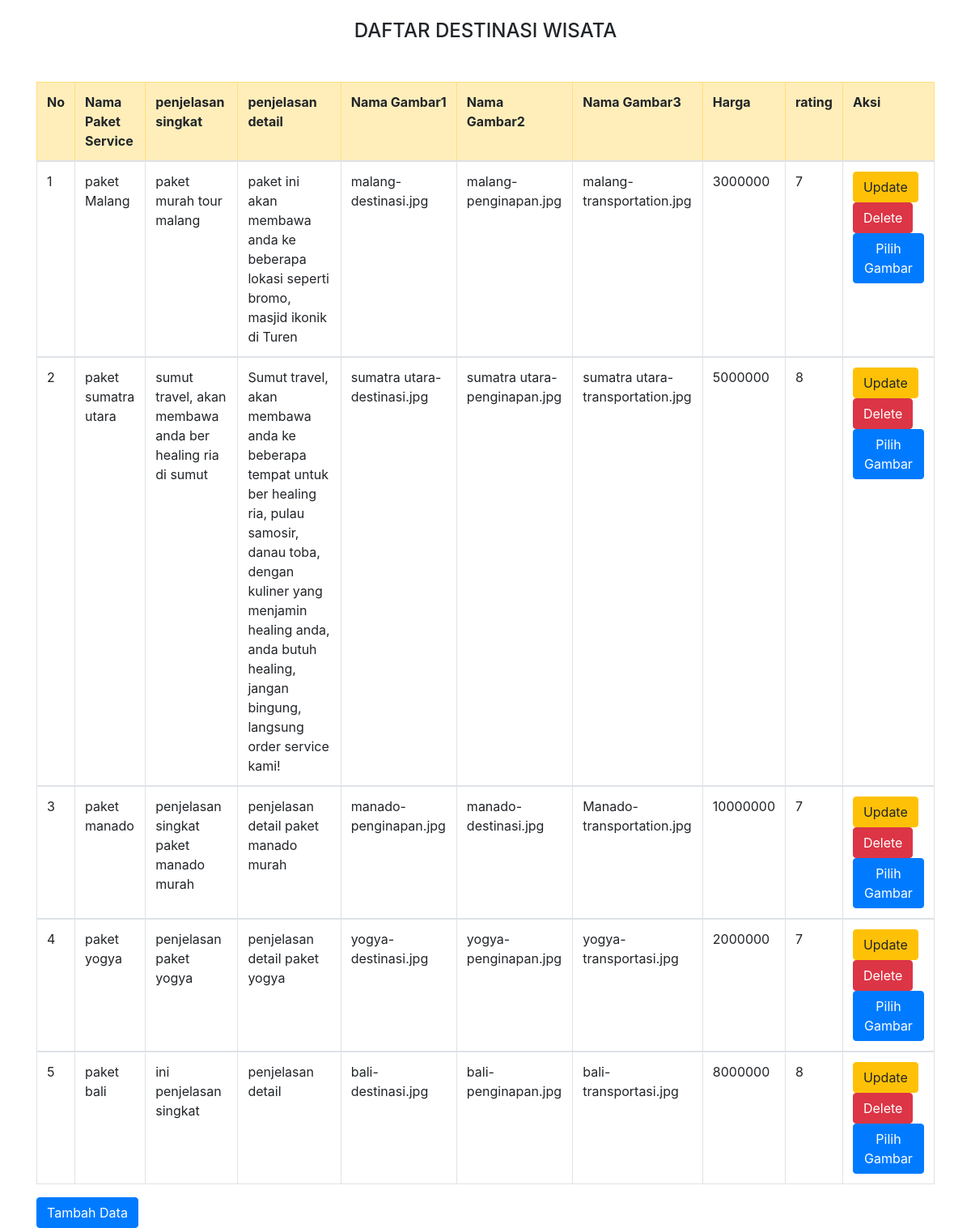
/applied/admin-pack/index-admin-pack.php, run on the app's committed database.
### tables this page shows
CREATE TABLE `paket_service` (
  `id_paket_service` int(11) NOT NULL,
  `nama_paket_service` varchar(100) NOT NULL,
  `penjelasan_singkat_paket_service` varchar(100) NOT NULL,
  `penjelasan_detail_paket_service` varchar(500) NOT NULL,
  `gambar_1_paket_service` varchar(100) DEFAULT NULL,
  `gambar_2_paket_service` varchar(100) DEFAULT NULL,
  `gambar_3_paket_service` varchar(100) DEFAULT NULL,
  `harga_paket_service` int(11) NOT NULL,
  `rating_paket_service` int(11) NOT NULL
);

### applied/admin-pack/index-admin-pack.php (the view, shortened to what this page needs)
<?php include_once "../koneksi.php"; ?>
<!DOCTYPE html>
<html>
<head>
    <link rel="stylesheet" href="https://cdn.jsdelivr.net/npm/bootstrap@4.6.1/dist/css/bootstrap.min.css">
</head>
<body>
    <div class="container">
        <br>
        <h4>
            <center>DAFTAR DESTINASI WISATA</center>
        </h4>
        <tr class="table-danger">
            <br>
            <thead>
                <tr>
                    <table class="my-3 table table-bordered">
                        <tr class="table-warning">
                            <th>No</th>
                            <th>Nama Paket Service </th>
                            <th>penjelasan singkat</th>
                            <th>penjelasan detail</th>
                            <th>Nama Gambar1</th>
                            <th>Nama Gambar2</th>
                            <th>Nama Gambar3</th>
                            <th>Harga</th>
                            <th>rating</th>
                            <th colspan='2'>Aksi</th>
                        </tr>
            </thead>
            <?php
            $sql = "select * from paket_service order by id_paket_service asc";
            $hasil = mysqli_query($conn, $sql);
            $index = 0;
            while ($data = mysqli_fetch_array($hasil)) {
                $index++;
            ?>
                <tbody>
                    <tr>
                        <td><?php echo $index; ?></td>
                        <td><?php echo $data["nama_paket_service"]; ?></td>
                        <td><?php echo $data["penjelasan_singkat_paket_service"];   ?></td>
                        <td><?php echo $data["penjelasan_detail_paket_service"];   ?></td>
                        <td><?php echo $data["gambar_1_paket_service"];   ?></td>
                        <td><?php echo $data["gambar_2_paket_service"];   ?></td>
                        <td><?php echo $data["gambar_3_paket_service"];   ?></td>
                        <td><?php echo $data["harga_paket_service"];   ?></td>
                        <td><?php echo $data["rating_paket_service"];   ?></td>
                        <td>
                            <a href="update-pack.php?id_paket_service=<?php echo htmlspecialchars($data['id_paket_service']); ?>" class="btn btn-warning" role="button">Update</a>
                            <a href="<?php echo htmlspecialchars($_SERVER["PHP_SELF"]); ?>?id_paket_service=<?php echo $data['id_paket_service']; ?>" class="btn btn-danger" role="button">Delete</a>
                            <a href="choose-image-pack.php?id_paket_service=<?=$data['id_paket_service']?>" class="btn btn-primary">Pilih Gambar</a>
                        </td>
                    </tr>
                </tbody>
            <?php
            }
            ?>
            <a href="create-pack.php" class="btn btn-primary" role="button">Tambah Data</a>
    </div>
</body>
</html>

### data on the page
paket_service: nama_paket_service "paket Malang", penjelasan_singkat_paket_service "paket murah tour malang", penjelasan_detail_paket_service "paket ini akan membawa anda ke beberapa lokasi seperti bromo, masjid ikonik di Turen", gambar_1_paket_service "malang-destinasi.jpg", gambar_2_paket_service "malang-penginapan.jpg", gambar_3_paket_service "malang-transportation.jpg", harga_paket_service "3000000", rating_paket_service "7"
paket_service: nama_paket_service "paket sumatra utara", penjelasan_singkat_paket_service "sumut travel, akan membawa anda ber healing ria di sumut", penjelasan_detail_paket_service "Sumut travel, akan membawa anda ke beberapa tempat untuk ber healing ria, pulau samosir, danau toba, dengan kuliner yang menjamin healing anda, anda butuh healing, jangan bingung, langsung order service kami!", gambar_1_paket_service "sumatra utara-destinasi.jpg", gambar_2_paket_service "sumatra utara-penginapan.jpg", gambar_3_paket_service "sumatra utara-transportation.jpg", harga_paket_service "5000000", rating_paket_service "8"
paket_service: nama_paket_service "paket manado", penjelasan_singkat_paket_service "penjelasan singkat paket manado murah", penjelasan_detail_paket_service "penjelasan detail paket manado murah", gambar_1_paket_service "manado-penginapan.jpg", gambar_2_paket_service "manado-destinasi.jpg", gambar_3_paket_service "Manado-transportation.jpg", harga_paket_service "10000000", rating_paket_service "7"
paket_service: nama_paket_service "paket yogya", penjelasan_singkat_paket_service "penjelasan paket yogya", penjelasan_detail_paket_service "penjelasan detail paket yogya", gambar_1_paket_service "yogya-destinasi.jpg", gambar_2_paket_service "yogya-penginapan.jpg", gambar_3_paket_service "yogya-transportasi.jpg", harga_paket_service "2000000", rating_paket_service "7"
paket_service: nama_paket_service "paket bali", penjelasan_singkat_paket_service "ini penjelasan singkat", penjelasan_detail_paket_service "penjelasan detail", gambar_1_paket_service "bali-destinasi.jpg", gambar_2_paket_service "bali-penginapan.jpg", gambar_3_paket_service "bali-transportasi.jpg", harga_paket_service "8000000", rating_paket_service "8"
